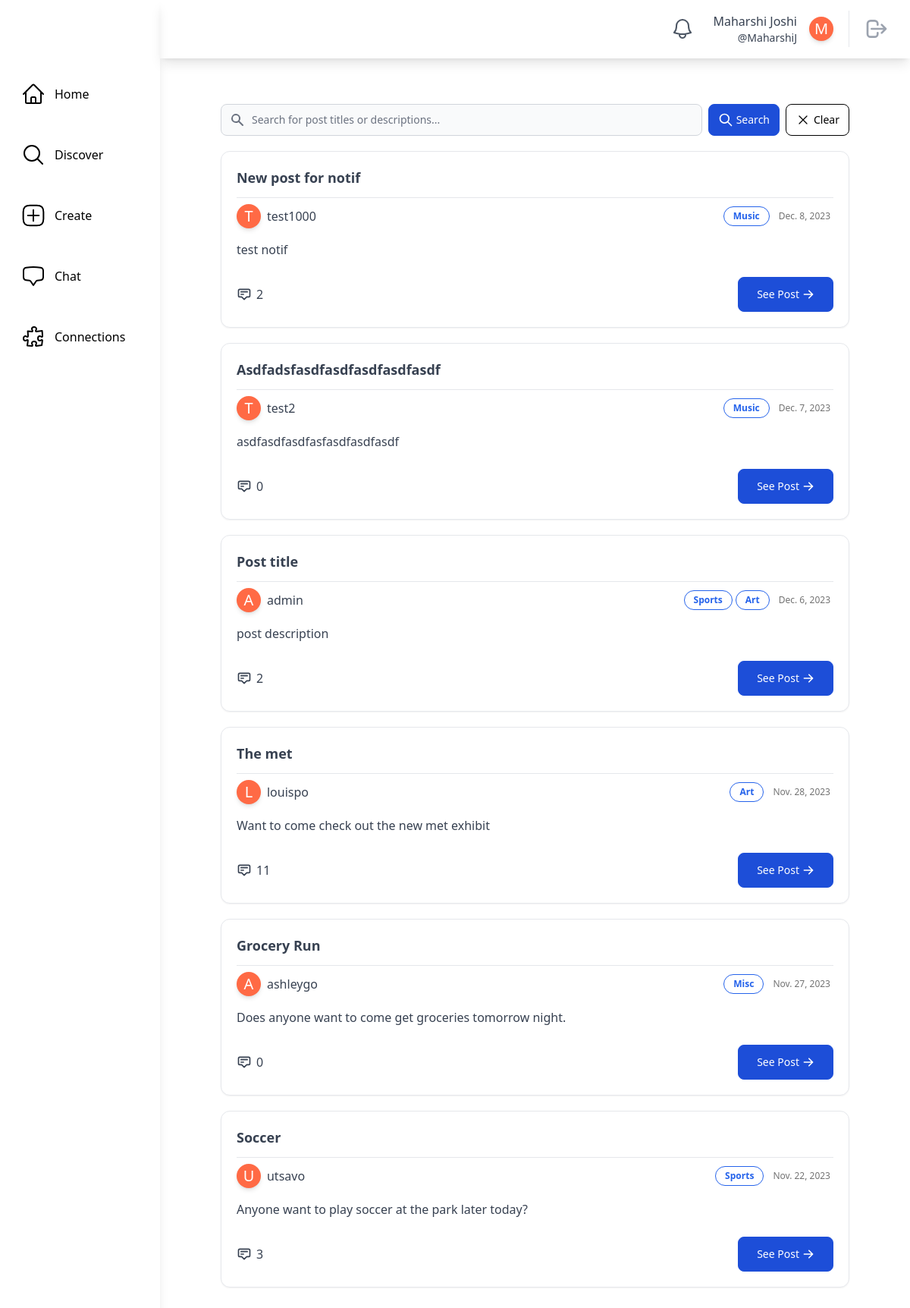
The page /discover/ (signed in) on the database as committed earlier.
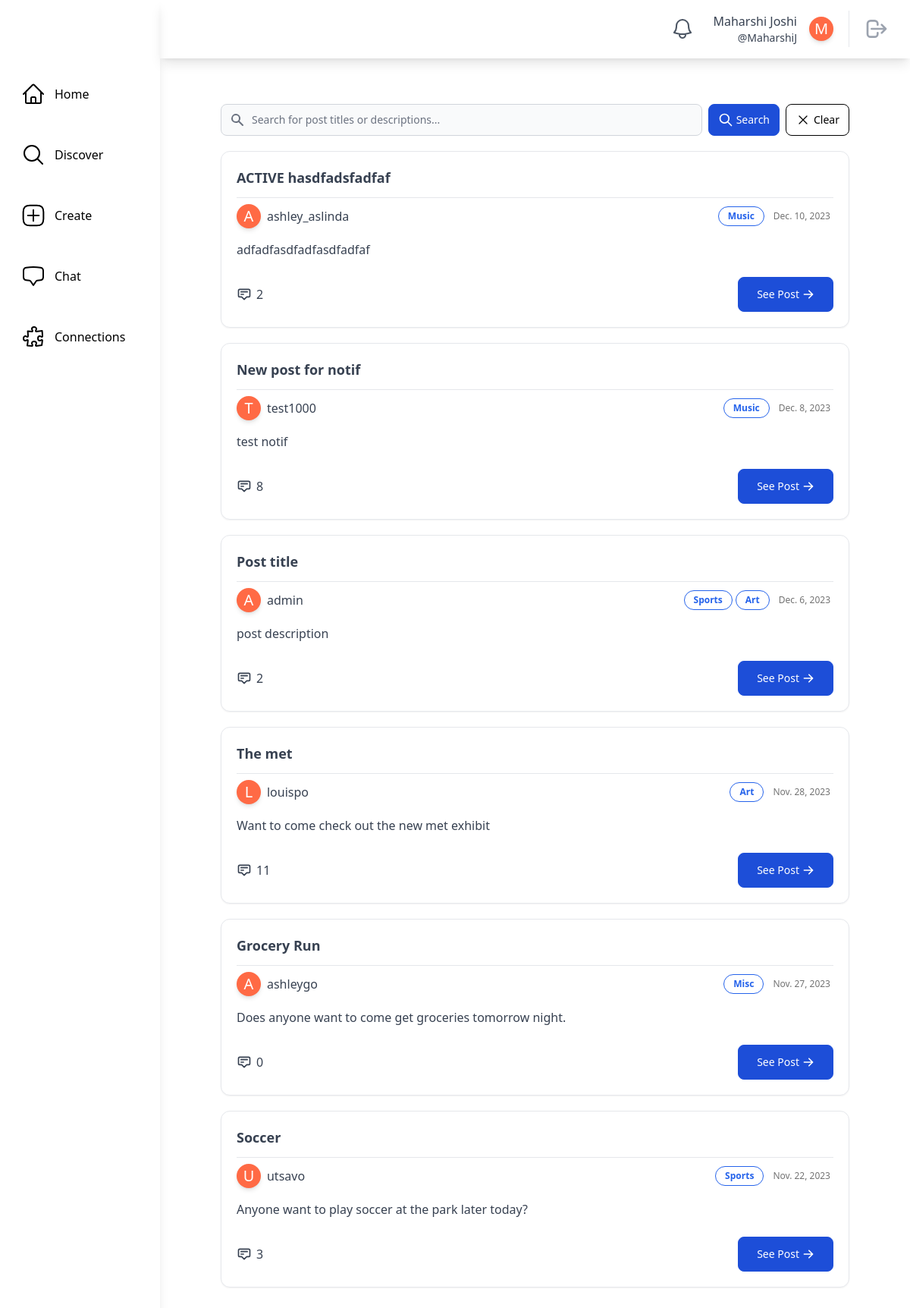
The same page on the database as committed later.
### posts/models.py (models this page shows, shortened)
class ActivityPost(models.Model):
    class PostStatus(models.IntegerChoices):
        DRAFT = 1, _("Draft")
        ACTIVE = 2, _("Active")
        ARCHIVED = 3, _("Archived")
    class Meta:
        db_table = "activity_posts"
        verbose_name_plural = "Activity Posts"
    poster = models.ForeignKey(settings.AUTH_USER_MODEL, on_delete=models.CASCADE)
    timestamp = models.DateTimeField(auto_now_add=True)
    title = models.CharField(max_length=255)
    description = models.TextField(max_length=1023)
    status = models.IntegerField(default=PostStatus.DRAFT, choices=PostStatus.choices)
    tags = models.ManyToManyField(InterestTag)

### main/models.py (models this page shows, shortened)
class SocialUser(AbstractUser):
    class Pronouns(models.IntegerChoices):
        SHE = 1, _("She/Her")
        HE = 2, _("He/Him")
        THEY = 3, _("They/Them")
        OTHER = 4, _("Other/Prefer Not To Say")
    username = models.CharField(max_length=30, unique=True)
    email = models.EmailField(unique=True, default="@nyu.edu")
    full_name = models.CharField(max_length=50, default="")
    pronouns = models.IntegerField(default=Pronouns.OTHER, choices=Pronouns.choices)
    date_of_birth = models.DateField(null=True, validators=[validate_age])
    major = models.CharField(max_length=100, default="undeclared")
    tags = models.ManyToManyField(InterestTag, related_name="tags")
    profile_picture = models.ImageField(
        upload_to="profile_pics/", null=True, blank=True
    )
    timestamp = models.DateTimeField("timestamp", default=timezone.now)  # joined

class InterestTag(models.Model):
    name = models.CharField(max_length=50, unique=True)
    class Meta:
        db_table = "interest_tags"
        verbose_name_plural = "Interest Tags"
    def __str__(self):
        return self.name

### main/views.py (the view)
# urls.py: path("discover/", views.DiscoverPageView.as_view(), name="discover"),
@method_decorator(login_required, name="dispatch")
class DiscoverPageView(LoginRequiredMixin, generic.ListView):
    model = ActivityPost
    template_name = "main/discover.html"
    def get_queryset(self):
        query = self.request.GET.get("q")
        button_action = self.request.GET.get("action")
        blocked_users = Block.get_blocked_users(self.request.user)
        blocking_users = Block.get_blocking_users(self.request.user)
        if button_action == "clear" or query is None:
            object_list = ActivityPost.objects.filter(
                Q(status=ActivityPost.PostStatus.ACTIVE)
                & ~Q(poster__in=blocked_users)
                & ~Q(poster__in=blocking_users)
            ).order_by("-timestamp")[:50]
        else:
            object_list = ActivityPost.get_posts_by_search(query).filter(
                Q(status=ActivityPost.PostStatus.ACTIVE)
                & ~Q(poster__in=blocked_users)
                & ~Q(poster__in=blocking_users)
            )
        return object_list

### main/models.py (called while the page is built)
    @classmethod
    def count_unread_notifications(cls, user):
        return (
            cls.objects.filter(models.Q(recipient_user=user, is_read=False))
            .all()
            .order_by("-timestamp")
            .count()
        )

    @classmethod
    def get_blocked_users(cls, user):
        return user.blocked_users.all().order_by("timestamp").values("blocked_user")

    @classmethod
    def get_blocking_users(cls, user):
        return user.blocking_users.all().values("blocker")

### theme/templatetags/theme_customfilters.py (called while the page is built)
@register.filter
def count_unread_notifications(user):
    return Notification.count_unread_notifications(user)

### main/templates/main/discover.html (shortened to what this page needs)
{% extends "base.html" %}
{% block content %}
    <div class="m-20 mt-5">
        <div class="flex flex-col justify-center">
            <div class="container mx-auto mt-10 mb-10">
                <form class="flex items-center"
                      method="get"
                      action="{% url 'main:discover' %}">
                    <div class="relative w-full">
                        <div class="flex absolute inset-y-0 left-0 items-center pl-3 pointer-events-none">
                        </div>
                        <input type="text"
                               name="q"
                               class="bg-gray-50 border border-gray-300 text-gray-900 text-sm rounded-lg focus:ring-blue-500 focus:border-blue-500 block w-full pl-10 p-2.5  "
                               placeholder="Search for post titles or descriptions...">
                    </div>
                    <button type="submit"
                            name="action"
                            value="search"
                            class="inline-flex items-center py-2.5 px-3 mx-2 text-sm font-medium text-white bg-blue-700 rounded-lg border border-blue-700 hover:bg-blue-800 focus:ring-4 focus:outline-none focus:ring-blue-300 ">
                        <svg class="mr-1 w-5 h-5"
                             fill="none"
                             stroke="currentColor"
                             viewBox="0 0 24 24"
                             xmlns="http://www.w3.org/2000/svg">
                            <path stroke-linecap="round" stroke-linejoin="round" stroke-width="2" d="M21 21l-6-6m2-5a7 7 0 11-14 0 7 7 0 0114 0z">
                            </path>
                        </svg>
                        Search
                    </button>
                    <button type="submit"
                            name="action"
                            value="clear"
                            class="inline-flex items-center py-2.5 px-3 text-sm font-medium text-black bg-white rounded-lg border border-black hover:bg-gray-200 focus:ring-4 focus:outline-none focus:ring-blue-300">
                        <svg xmlns="http://www.w3.org/2000/svg"
                             fill="none"
                             viewBox="0 0 24 24"
                             stroke-width="1.5"
                             stroke="currentColor"
                             class="w-5 h-5 mr-1">
                            <path stroke-linecap="round" stroke-linejoin="round" d="M6 18L18 6M6 6l12 12" />
                        </svg>
                        Clear
                    </button>
                </form>
                <div class="mt-5">
                    {% if object_list %}
                        {% for post in object_list %}
                            <div class="mb-5">{% include "posts/post_card.html" with post=post %}</div>
                        {% endfor %}
                    {% else %}
                        <p class="text-center text-gray-500">Hmm...we couldn't find anything :/</p>
                    {% endif %}
                </div>
            </div>
        </div>
    </div>
{% endblock content %}

### posts/templates/posts/post_card.html
<div class="rounded-xl border p-5 shadow-sm bg-white">
    <div class="text-lg font-bold text-gray-700 border-b pb-3">{{ post.title|capfirst }}</div>
    <div class="flex flex-wrap w-full items-center justify-between">
        <a href="{% url 'main:profile_page' post.poster.username %}"
           class="flex items-center hover:bg-gray-100 rounded hover:text-gray-600 focus:bg-gray-100 focus:text-gray-600 mt-2">
           <div class="rounded-full h-8 w-8 bg-[#ff6a45] flex items-center justify-center shadow-md border-white transition duration-200 transform hover:scale-110">
              {% if post.poster.profile_picture %}
                 {% comment %} Profile Picture with same shape {% endcomment %}
              {% else %}
                 <span class="text-white text-xl">{{ post.poster.full_name|first|capfirst }}</span>
              {% endif %}
           </div>
           <div class="flex items-center ml-2">
              <div class="text-md font-regular text-gray-700">{{ post.poster.username }}</div>
           </div>
        </a>
        <div class="flex flex-wrap justify-self-end items-center">
            <div class="flex items-center justify-items-start mr-2 mt-2">
                {% for tag in post.tags.all %}
                    <button class="mr-1 rounded-2xl border border-blue-600 text-blue-600 bg-white px-3 py-1 text-xs font-semibold">{{ tag }}</button>
                {% endfor %}
            </div>
            <div class="text-xs text-neutral-500 text-right mr-1 mt-2">{{ post.timestamp.date }}</div>
        </div>
    </div>
    <div class="mt-4 mb-6">
        <div class="text-gray-700">{{ post.description }}</div>
    </div>
    <div class="w-full flex flex-row justify-between">
        <div class="flex items-center transition text-gray-700 hover:text-gray-700">
            <svg xmlns="http://www.w3.org/2000/svg"
                 class="mr-1.5 h-5 w-5"
                 fill="none"
                 viewBox="0 0 24 24"
                 stroke="currentColor"
                 stroke-width="2">
                <path stroke-linecap="round" stroke-linejoin="round" d="M7 8h10M7 12h4m1 8l-4-4H5a2 2 0 01-2-2V6a2 2 0 012-2h14a2 2 0 012 2v8a2 2 0 01-2 2h-3l-4 4z" />
            </svg>
            <span>{{ post.comments.count }}</span>
        </div>
        <a href="{% url 'posts:post_details' poster=post.poster pk=post.id %}"
           class="inline-flex items-center justify-center px-6 py-3 mb-2 text-sm text-white bg-blue-700 rounded-lg border border-blue-700 hover:bg-blue-800 focus:ring-4 focus:outline-none focus:ring-blue-300 sm:w-auto sm:mb-0"
           data-primary="green-400"
           data-rounded="rounded-2xl"
           data-primary-reset="{}">
            See Post
            <svg class="w-4 h-4 ml-1"
                 xmlns="http://www.w3.org/2000/svg"
                 viewBox="0 0 20 20"
                 fill="currentColor">
                <path fill-rule="evenodd" d="M10.293 3.293a1 1 0 011.414 0l6 6a1 1 0 010 1.414l-6 6a1 1 0 01-1.414-1.414L14.586 11H3a1 1 0 110-2h11.586l-4.293-4.293a1 1 0 010-1.414z" clip-rule="evenodd">
                </path>
            </svg>
        </a>
    </div>
</div>

Rows that differ between the two databases and show on the page:
removed ActivityPost: title "Asdfadsfasdfasdfasdfasdfasdf", poster.full_name|first "T", poster.username "test2", timestamp "Dec. 7, 2023", description "asdfasdfasdfasfasdfasdfasdf", comments.count "0", InterestTag (name "Music")
added ActivityPost: title "ACTIVE hasdfadsfadfaf", poster.full_name|first "A", poster.username "ashley_aslinda", timestamp "Dec. 10, 2023", description "adfadfasdfadfasdfadfaf", comments.count "2", InterestTag (name "Music")
computed for ActivityPost "New post for notif": comments.count "2" → "8"
